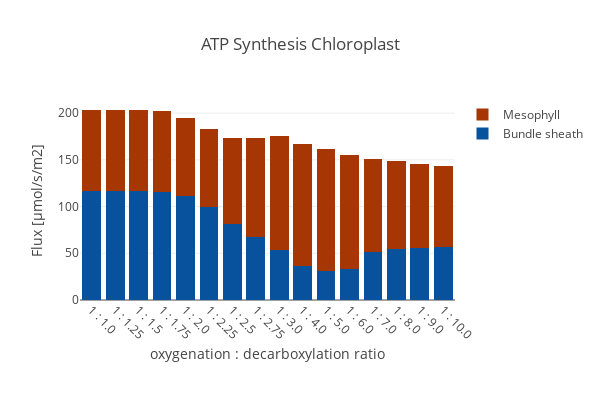

The code cell stored with this chart in its notebook:
### Code cell
create_bar_plot_met(D_fba, D_exp,
                    {'[M]_ATPase_h':'Mesophyll','[B]_ATPase_h': 'Bundle sheath'},'ATP_h',
                    'ATP Synthesis Chloroplast', xaxis_title, c3_model,
                    stacked = True, save_fig=save_fig)

### Figure 1 — Plotly figure (JSON) as saved in the notebook; plotly's stock layout.template omitted (floating-point values rounded to 4 significant figures)
{"data": [{"marker": {"color": "rgb(8,81,156)"}, "name": "Bundle sheath", "type": "bar", "uid": "68ccfef5-0eb8-4153-8a69-ad0b5952ac34", "x": ["1 : 1.0", "1 : 1.25", "1 : 1.5", "1 : 1.75", "1 : 2.0", "1 : 2.25", "1 : 2.5", "1 : 2.75", "1 : 3.0", "1 : 4.0", "1 : 5.0", "1 : 6.0", "1 : 7.0", "1 : 8.0", "1 : 9.0", "1 : 10.0"], "y": [116.8, 116.8, 116.8, 115.9, 111.6, 100.0, 80.9, 67.64, 54.0, 36.79, 31.44, 33.01, 51.91, 54.55, 56.03, 56.6]}, {"marker": {"color": "rgb(166,54,3)"}, "name": "Mesophyll", "type": "bar", "uid": "4decdaa3-366a-4c7c-b870-b2a89f83cd0f", "x": ["1 : 1.0", "1 : 1.25", "1 : 1.5", "1 : 1.75", "1 : 2.0", "1 : 2.25", "1 : 2.5", "1 : 2.75", "1 : 3.0", "1 : 4.0", "1 : 5.0", "1 : 6.0", "1 : 7.0", "1 : 8.0", "1 : 9.0", "1 : 10.0"], "y": [86.55, 86.55, 86.55, 85.87, 83.12, 82.8, 92.49, 105.7, 121.1, 130.2, 130.2, 122.5, 99.51, 93.7, 89.77, 87.24]}], "layout": {"barmode": "stack", "height": 400, "margin": {"b": 100}, "title": {"text": "ATP Synthesis Chloroplast"}, "width": 600, "xaxis": {"tickangle": 45, "title": {"text": "oxygenation : decarboxylation ratio"}}, "yaxis": {"autorange": true, "title": {"text": "Flux [µmol/s/m2]"}}}}
